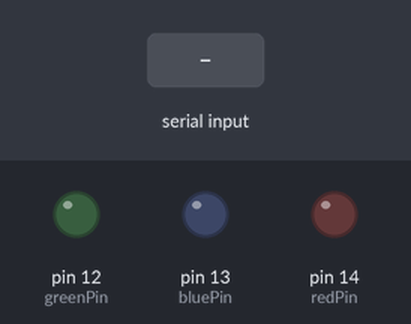
Simulated run of this sketch. Board: Arduino Uno, built with avr-gcc and run on an emulated ATmega328P. Shown: output pins drawn as LEDs (lit = HIGH). The test bench sets the inputs (shaded band).

Above: at 1.2 s.
1.3 s: "90,45,200\n" received over Serial
At 2.5 s:
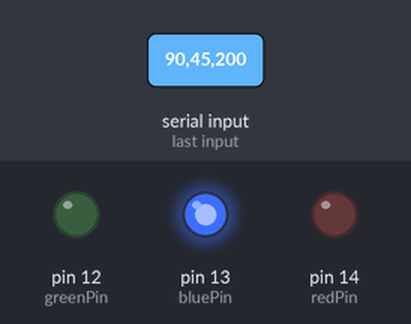
3.4 s: "30,150,10\n" received over Serial
At 4.2 s:
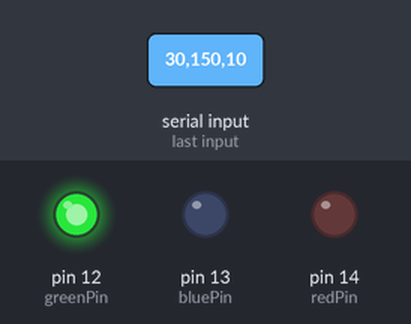
5.3 s: "90,45\n" received over Serial
At 6.5 s:
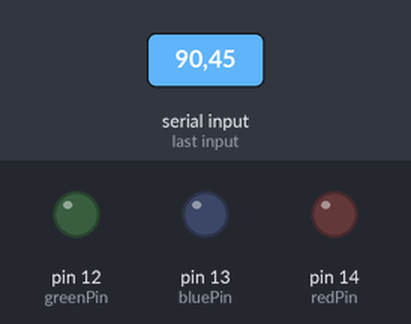
6.9 s: "30,150\n" received over Serial
At 7.9 s:
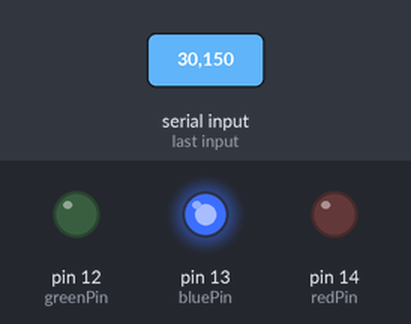
Timing chart, 0 to 9.8 s (numbered marks = the images above; inputs shaded):
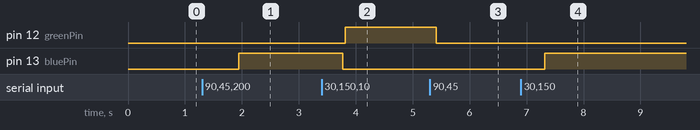

Measured:
- after the input at 1.3 s, pin 13 (bluePin): LOW → HIGH after 0.64 s
- after the input at 3.4 s, pin 12 (greenPin): LOW → HIGH after 0.42 s; pin 13 (bluePin): HIGH → LOW after 0.37 s
- after the input at 5.3 s, pin 12 (greenPin): HIGH → LOW after 0.12 s
- after the input at 6.9 s, pin 13 (bluePin): LOW → HIGH after 0.42 s

The sketch:

skully_esp.ino
```cpp
// Left Side Pins: GPIO 14 (R), 12 (G), 13 (B)
const int redPin = 14;
const int greenPin = 12;
const int bluePin = 13;

int targetR, targetG, targetB;
int currentR, currentG, currentB;

void setup() {
  Serial.begin(115200);
  pinMode(redPin, OUTPUT);
  pinMode(greenPin, OUTPUT);
  pinMode(bluePin, OUTPUT);
}

void loop() {
  if (Serial.available() > 0) {
    String data = Serial.readStringUntil('\n');
    int first = data.indexOf(',');
    int second = data.lastIndexOf(',');
    if (first != -1) {
      targetR = data.substring(0, first).toInt();
      targetG = data.substring(first + 1, second).toInt();
      targetB = data.substring(second + 1).toInt();
    }
  }

  // Smooth Fading Logic
  if (currentR != targetR) currentR += (targetR > currentR) ? 1 : -1;
  if (currentG != targetG) currentG += (targetG > currentG) ? 1 : -1;
  if (currentB != targetB) currentB += (targetB > currentB) ? 1 : -1;

  analogWrite(redPin, currentR);
  analogWrite(greenPin, currentG);
  analogWrite(bluePin, currentB);

  delay(5); // Adjust for fade speed
}
```
